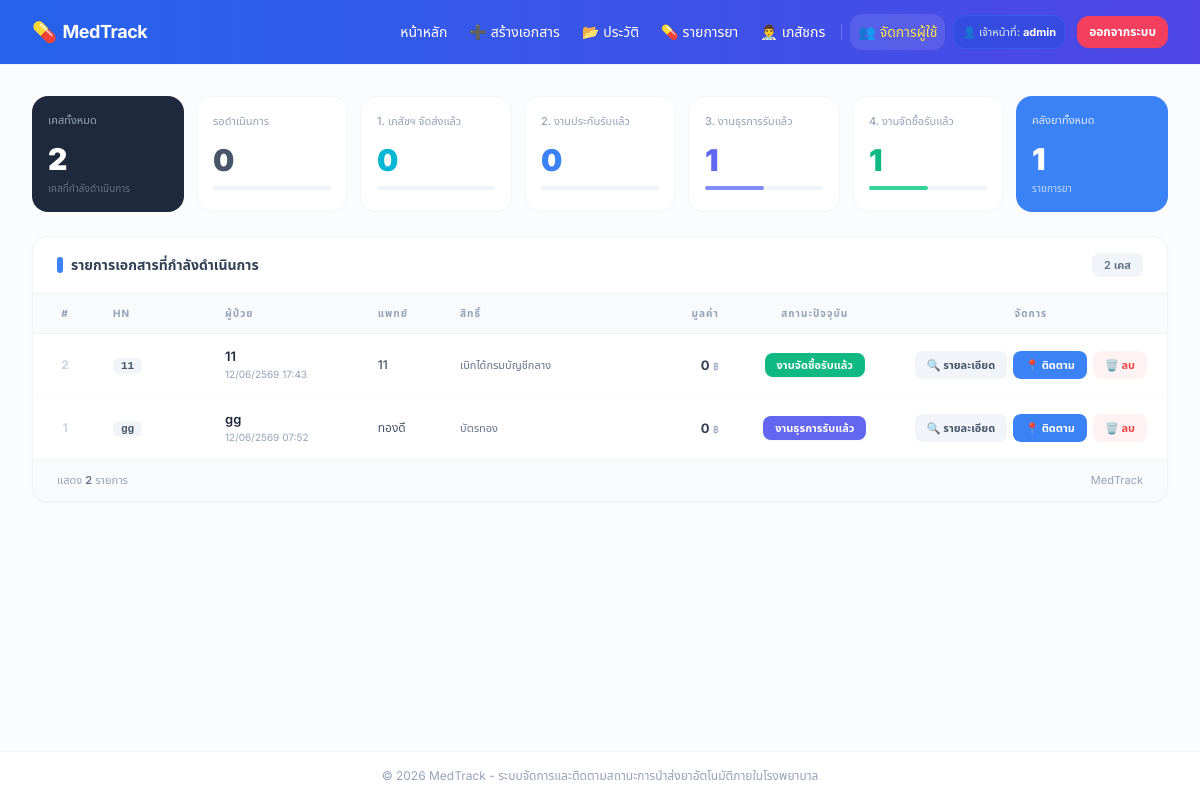
Page / (signed in) on the earlier database version.
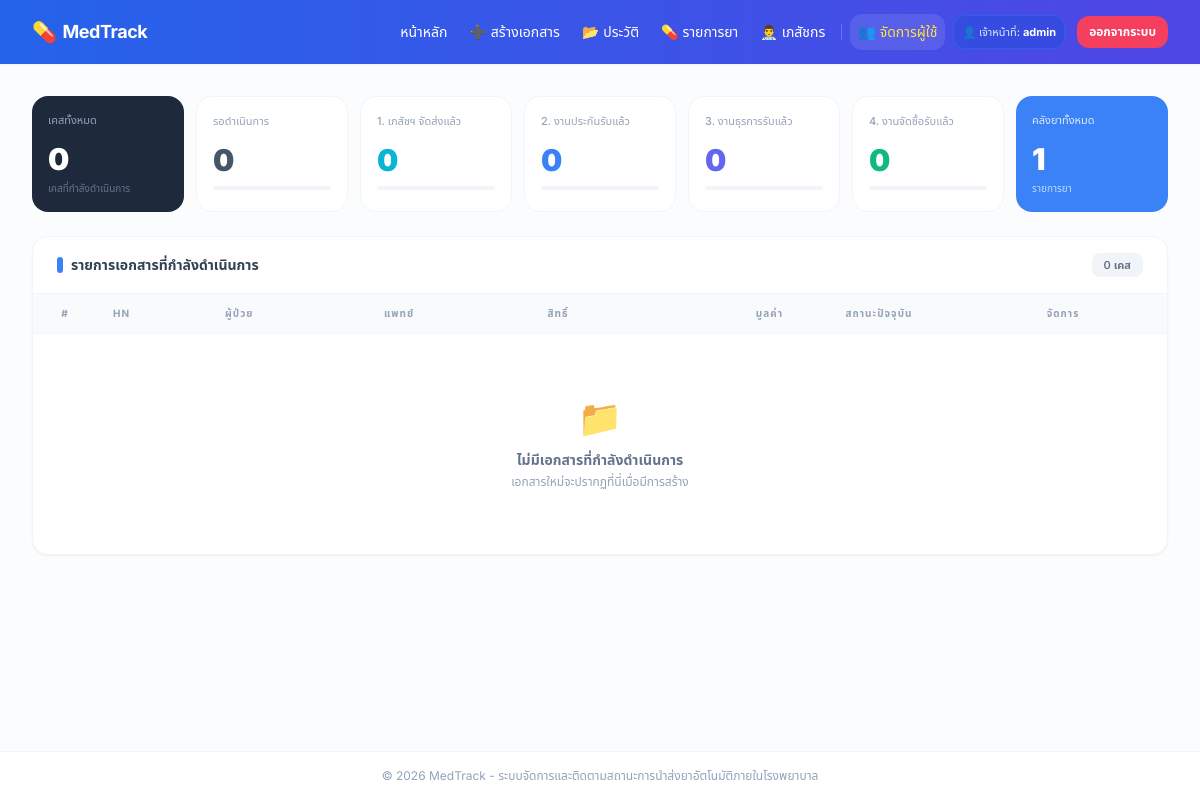
Same page on the later database version.
### models.py (models this page shows, shortened)
class Document(Base):
    __tablename__ = "documents"
    id = Column(Integer, primary_key=True, index=True)
    hn = Column(String, nullable=False)
    patient_name = Column(String, nullable=False)
    rights = Column(String, nullable=False)
    doctor = Column(String, nullable=False)
    note = Column(Text, default="")
    total_price = Column(Float, default=0.0, nullable=False)
    pharmacist_id = Column(Integer, ForeignKey("pharmacists.id"), nullable=True)
    user_id = Column(Integer, ForeignKey("users.id"), nullable=True)
    created_at = Column(DateTime, default=datetime.now, nullable=False)
    is_finished = Column(Boolean, default=False, nullable=False)
    finished_at = Column(DateTime, nullable=True)
    step1_scanned_at = Column(DateTime, nullable=True)
    step1_name = Column(String, nullable=True)
    step2_scanned_at = Column(DateTime, nullable=True)
    step2_name = Column(String, nullable=True)
    step3_scanned_at = Column(DateTime, nullable=True)
    step3_name = Column(String, nullable=True)
    step4_scanned_at = Column(DateTime, nullable=True)
    step4_name = Column(String, nullable=True)
    pharmacist = relationship("Pharmacist", back_populates="documents")
    user = relationship("User", back_populates="documents")
    items = relationship(
        "DocumentItem",
        back_populates="document",
        cascade="all, delete-orphan"
    )

### main.py (the view)
@app.get("/", response_class=HTMLResponse)
def index(request: Request, db: Session = Depends(database.get_db)):
    user, response = check_auth(request, db, allowed_roles=["admin", "user"])
    if response:
        return response
    try:
        active_docs = db.query(models.Document).filter(
            models.Document.is_finished == False
        ).order_by(models.Document.created_at.desc()).all()
    except Exception:
        active_docs = []
    for doc in active_docs:
        try:
            doc.step_status = get_step_status(doc)
        except Exception:
            doc.step_status = {"current": 0, "label": "รอดำเนินการ", "color": "secondary"}
    try:
        total_meds = db.query(models.Medicine).count()
    except Exception:
        total_meds = 0
    try:
        total_users = db.query(models.User).count()
    except Exception:
        total_users = 0
    stats = {
        "total_active": len(active_docs),
        "step0": sum(1 for d in active_docs if d.step_status.get("current", 0) == 0),
        "step1": sum(1 for d in active_docs if d.step_status.get("current", 0) == 1),
        "step2": sum(1 for d in active_docs if d.step_status.get("current", 0) == 2),
        "step3": sum(1 for d in active_docs if d.step_status.get("current", 0) == 3),
        "step4": sum(1 for d in active_docs if d.step_status.get("current", 0) == 4),
        "total_meds": total_meds,
        "total_users": total_users,
    }
    return templates.TemplateResponse(
        request=request,
        name="index.html",
        context={"user": user, "docs": active_docs, "stats": stats}
    )

### templates/index.html (shortened to what the changed rows need)
{% extends "base.html" %}
{% block content %}
<div class="grid grid-cols-2 md:grid-cols-4 lg:grid-cols-7 gap-3 mb-6">
    <div class="bg-slate-800 text-white p-4 rounded-2xl col-span-1">
        <div class="text-[11px] font-medium text-slate-400 mb-3">เคสทั้งหมด</div>
        <div class="text-3xl font-black font-mono-custom">{{ stats.total_active }}</div>
        <div class="text-[10px] text-slate-500 mt-1">เคสที่กำลังดำเนินการ</div>
    </div>
    <div class="bg-white p-4 rounded-2xl border border-slate-100">
        <div class="text-[11px] font-medium text-slate-400 mb-3">3. งานธุรการรับแล้ว</div>
        <div class="text-3xl font-black text-indigo-500 font-mono-custom">{{ stats.step3 }}</div>
        <div class="mt-2 h-1 w-full bg-slate-100 rounded-full">
            <div class="h-1 bg-indigo-400 rounded-full" style="width: {{ (stats.step3 / stats.total_active * 100) if stats.total_active else 0 }}%"></div>
        </div>
    </div>
    <div class="bg-white p-4 rounded-2xl border border-slate-100">
        <div class="text-[11px] font-medium text-slate-400 mb-3">4. งานจัดซื้อรับแล้ว</div>
        <div class="text-3xl font-black text-emerald-500 font-mono-custom">{{ stats.step4 }}</div>
        <div class="mt-2 h-1 w-full bg-slate-100 rounded-full">
            <div class="h-1 bg-emerald-400 rounded-full" style="width: {{ (stats.step4 / stats.total_active * 100) if stats.total_active else 0 }}%"></div>
        </div>
    </div>
</div>
<div class="bg-white rounded-2xl border border-slate-100 shadow-sm overflow-hidden">
    <div class="px-6 py-4 border-b border-slate-100 flex items-center justify-between">
        <div class="flex items-center gap-2">
            <span class="w-1.5 h-4 bg-blue-500 rounded-full"></span>
            <span class="text-sm font-bold text-slate-700">รายการเอกสารที่กำลังดำเนินการ</span>
        </div>
        <span class="text-[11px] font-semibold bg-slate-100 text-slate-500 px-3 py-1 rounded-lg">
            {{ stats.total_active }} เคส
        </span>
    </div>
    <div class="overflow-x-auto">
        <table class="w-full text-left border-collapse whitespace-nowrap align-middle">
            <thead>
                <tr class="bg-slate-50 border-b border-slate-100 text-[10px] font-bold text-slate-400 tracking-widest uppercase">
                    <th class="py-3 px-5 text-center w-16">#</th>
                    <th class="py-3 px-4 w-28">HN</th>
                    <th class="py-3 px-4">ผู้ป่วย</th>
                    <th class="py-3 px-4">แพทย์</th>
                    <th class="py-3 px-4">สิทธิ์</th>
                    <th class="py-3 px-4 text-right w-32">มูลค่า</th>
                    <th class="py-3 px-4 text-center w-40">สถานะปัจจุบัน</th>
                    <th class="py-3 px-5 text-center w-52">จัดการ</th>
                </tr>
            </thead>
            <tbody class="divide-y divide-slate-50 text-xs text-slate-600">
                {% if docs %}
                    {% for doc in docs %}
                    <tr class="hover:bg-slate-50/70 transition-colors">
                        <td class="py-3.5 px-5 text-center">
                            <span class="text-slate-300 font-bold text-xs">{{ doc.id }}</span>
                        </td>
                        <td class="py-3.5 px-4">
                            <span class="font-mono text-[11px] bg-slate-100 text-slate-600 px-2 py-0.5 rounded-md font-semibold">
                                {{ doc.hn }}
                            </span>
                        </td>
                        <td class="py-3.5 px-4">
                            <div class="font-semibold text-slate-800 text-[13px]">{{ doc.patient_name }}</div>
                            <div class="text-[10px] text-slate-400 mt-0.5">{{ doc.created_at | thdate }}</div>
                        </td>
                        <td class="py-3.5 px-4 text-slate-600 font-medium text-[12px]">
                            {{ doc.doctor }}
                        </td>
                        <td class="py-3.5 px-4">
                            <span class="text-[11px] text-slate-500">{{ doc.rights }}</span>
                        </td>
                        <td class="py-3.5 px-4 text-right">
                            <span class="font-bold text-slate-700 text-[13px]">{{ "{:,.0f}".format(doc.total_price or 0.0) }}</span>
                            <span class="text-[10px] text-slate-400"> ฿</span>
                        </td>
                        <td class="py-3.5 px-4 text-center">
                            {% if doc.step_status.current == 4 %}
                                <span class="inline-block text-[11px] font-semibold bg-emerald-500 text-white px-3 py-1 rounded-lg shadow-sm">
                                    งานจัดซื้อรับแล้ว
                                </span>
                            {% elif doc.step_status.current == 3 %}
                                <span class="inline-block text-[11px] font-semibold bg-indigo-500 text-white px-3 py-1 rounded-lg shadow-sm">
                                    งานธุรการรับแล้ว
                                </span>
                            {% elif doc.step_status.current == 2 %}
                                <span class="inline-block text-[11px] font-semibold bg-blue-500 text-white px-3 py-1 rounded-lg shadow-sm">
                                    งานประกันรับแล้ว
                                </span>
                            {% elif doc.step_status.current == 1 %}
                                <span class="inline-block text-[11px] font-semibold bg-cyan-500 text-white px-3 py-1 rounded-lg shadow-sm">
                                    เภสัชฯ จัดส่งแล้ว
                                </span>
                            {% else %}
                                <span class="inline-block text-[11px] font-semibold bg-slate-400 text-white px-3 py-1 rounded-lg">
                                    รอดำเนินการ
                                </span>
                            {% endif %}
                        </td>
                        <td class="py-3.5 px-5">
                            <div class="flex items-center justify-center gap-1.5">
                                <a href="/document/{{ doc.id }}"
                                   class="flex-1 text-center text-[11px] font-semibold bg-slate-100 hover:bg-slate-200 text-slate-600 px-3 py-1.5 rounded-lg transition-colors">
                                    🔍 รายละเอียด
                                </a>
                                <a href="/track/{{ doc.id }}"
                                   class="flex-1 text-center text-[11px] font-semibold bg-blue-500 hover:bg-blue-600 text-white px-3 py-1.5 rounded-lg transition-colors">
                                    📍 ติดตาม
                                </a>
                                {% if user and user.role == "admin" %}
                                <form action="/delete/{{ doc.id }}" method="post"
                                      onsubmit="return confirm('ยืนยันลบเอกสาร #{{ doc.id }}?');" class="flex-1">
                                    <button type="submit"
                                            class="w-full text-[11px] font-semibold bg-red-50 hover:bg-red-500 text-red-500 hover:text-white px-3 py-1.5 rounded-lg transition-colors">
                                        🗑️ ลบ
                                    </button>
                                </form>
                                {% endif %}
                            </div>
                        </td>
                    </tr>
                    {% endfor %}
                {% else %}
                    <tr>
                        <td colspan="8" class="text-center py-16 text-slate-400">
                            <div class="text-4xl mb-3">📁</div>
                            <div class="text-sm font-semibold text-slate-500 mb-1">ไม่มีเอกสารที่กำลังดำเนินการ</div>
                            <div class="text-xs text-slate-400">เอกสารใหม่จะปรากฏที่นี่เมื่อมีการสร้าง</div>
                        </td>
                    </tr>
                {% endif %}
            </tbody>
        </table>
    </div>
    {% if docs %}
    <div class="px-6 py-3 bg-slate-50 border-t border-slate-100 flex items-center justify-between">
        <span class="text-[11px] text-slate-400">
            แสดง <span class="font-semibold text-slate-500">{{ docs | length }}</span> รายการ
        </span>
        <span class="text-[11px] text-slate-400">MedTrack</span>
    </div>
    {% endif %}
</div>
{% endblock %}

Differences in the rows shown:
no longer on this page (row edited): Document: id "2", hn "11", patient_name "11", created_at|thdate "12/06/2569 17:43", doctor "11", rights "เบิกได้กรมบัญชีกลาง", total_price "0", shows "งานจัดซื้อรับแล้ว"
removed Document: id "1", hn "gg", patient_name "gg", created_at|thdate "12/06/2569 07:52", doctor "ทองดี", rights "บัตรทอง", total_price "0", shows "งานธุรการรับแล้ว"
Other differences:
{{ stats.total_active }}: "2" → "0"
{{ stats.step3 }}: "1" → "0"
{{ stats.step4 }}: "1" → "0"
{{ docs | length }}: "2" → (not shown)
text no longer shown: "แสดง รายการ MedTrack"
text now shown: "📁 ไม่มีเอกสารที่กำลังดำเนินการ เอกสารใหม่จะปรากฏที่นี่เมื่อมีการสร้าง"
